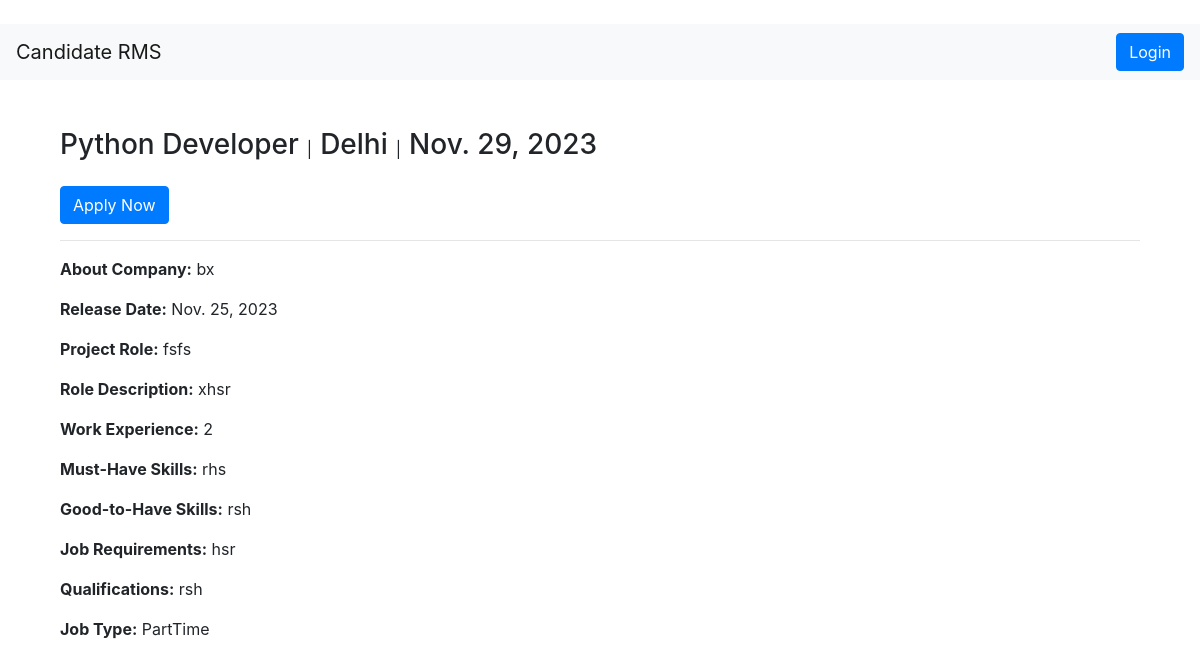
Page /job/8/ on the committed database.
### main/models.py (models this page shows, shortened)
class Job(models.Model):
    job_name = models.CharField(max_length=255)
    job_release_date = models.DateField()
    job_closing_date = models.DateField()
    job_location = models.CharField(max_length=255)
    about_company = models.TextField()
    project_role = models.CharField(max_length=255)
    project_role_desc = models.TextField()
    work_experience = models.PositiveIntegerField()
    must_have_skills = models.TextField()
    good_to_have_skills = models.TextField()
    job_requirements = models.TextField()
    qualifications = models.TextField()
    types = [
        ('FullTime', 'FullTime'),
        ('PartTime', 'PartTime'),
        ('Internship', 'Internship')
    ]
    job_type = models.CharField(max_length=100, choices=types)
    released_by = models.ForeignKey(User, on_delete=models.CASCADE, null=True, blank=True)
    slug = AutoSlugField(populate_from='job_name', unique=True, null=True, blank=True)

### main/views.py (the view)
# urls.py: path('job/<int:pk>/', JobDetail.as_view(), name='job_detail'),
class JobDetail(generic.DetailView):
    model = Job
    template_name = 'job_detail.html'
    context_object_name = 'job'
    def get_context_data(self, **kwargs):
        context = super().get_context_data(**kwargs)
        user_has_applied = False
        if self.request.user.is_authenticated:
            user_has_applied = JobApplication.objects.filter(user=self.request.user, job=context['job']).exists()
        context['user_has_applied'] = user_has_applied
        return context

### templates/job_detail.html
{% extends 'base.html' %}
{% block content %}
    <div class="container mt-5">
        <div class="d-flex justify-content-between">
            <div class="d-flex align-items-center">
                <h3>{{ job.job_name }}</h3>
                <span class="ml-2">|</span>
                <p class="ml-2"><h3>{{ job.job_location }}</h3></p>
                <span class="ml-2">|</span>
                <p class="ml-2"><h3>{{ job.job_closing_date }}</h3></p>
            </div>
        </div>
        {% if not request.user.profile.is_hr and not request.user.profile.is_teamlead and not request.user.profile.is_teamMember and not request.user.profile.is_manager and not request.user.profile.is_mainHr  %}
            {% if user_has_applied %}
                <button class="btn btn-secondary mt-3" disabled>Already Applied</button>
            {% else %}
                <a href="{% url 'apply_now' job.id %}" class="btn btn-primary mt-3">Apply Now</a>
            {% endif %}
        {% endif %}
        <hr>
        <div>
            <p><strong>About Company:</strong> {{ job.about_company }}</p>
            <p><strong>Release Date:</strong> {{ job.job_release_date }}</p>
            <p><strong>Project Role:</strong> {{ job.project_role }}</p>
            <p><strong>Role Description:</strong> {{ job.project_role_desc }}</p>
            <p><strong>Work Experience:</strong> {{ job.work_experience }}</p>
            <p><strong>Must-Have Skills:</strong> {{ job.must_have_skills }}</p>
            <p><strong>Good-to-Have Skills:</strong> {{ job.good_to_have_skills }}</p>
            <p><strong>Job Requirements:</strong> {{ job.job_requirements }}</p>
            <p><strong>Qualifications:</strong> {{ job.qualifications }}</p>
            <p><strong>Job Type:</strong> {{ job.get_job_type_display }}</p>
        </div>
    </div>
{% endblock content %}

### rows in the picture
Job: job_name "Python Developer", job_location "Delhi", job_closing_date "Nov. 29, 2023", about_company "bx", job_release_date "Nov. 25, 2023", project_role "fsfs", project_role_desc "xhsr", work_experience "2", must_have_skills "rhs", good_to_have_skills "rsh", job_requirements "hsr", qualifications "rsh", job_type "PartTime"
